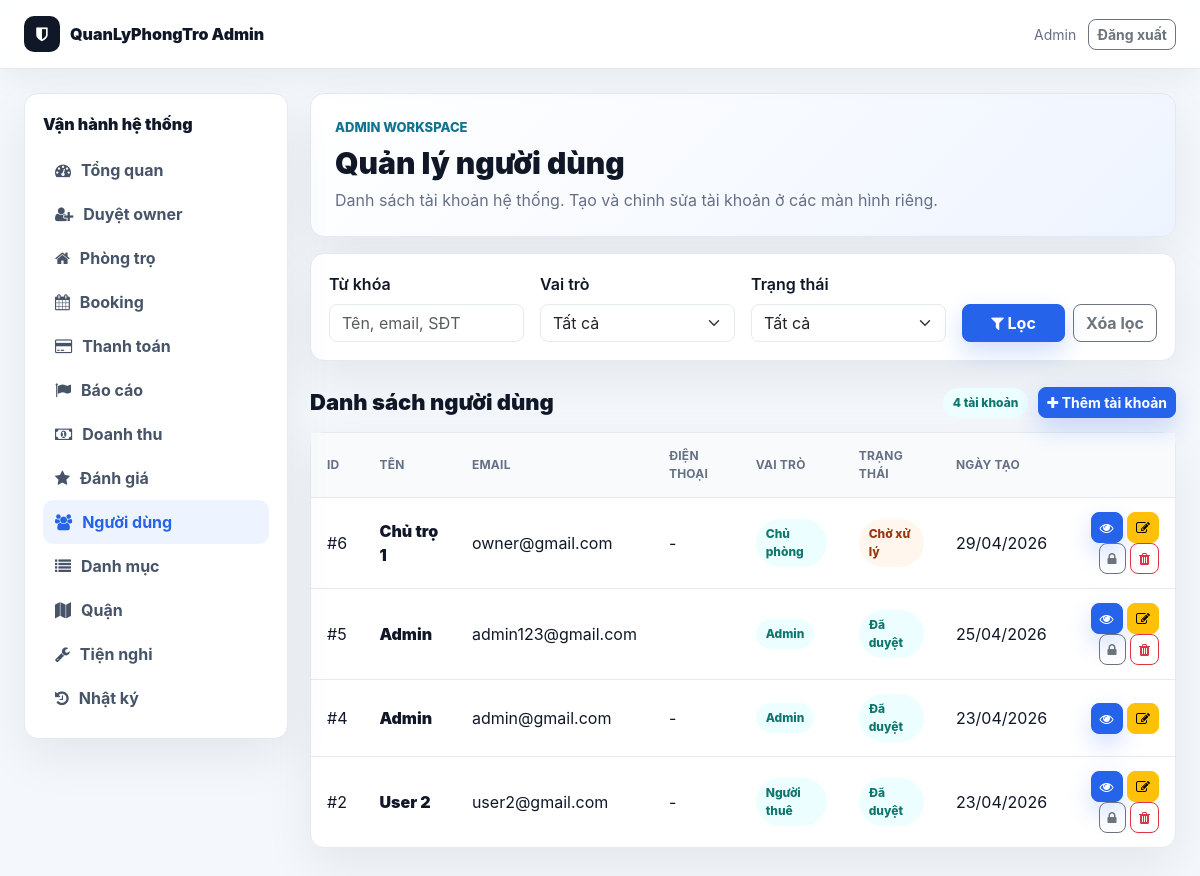
The page /public/admin/users.php (signed in) on the database as committed earlier.
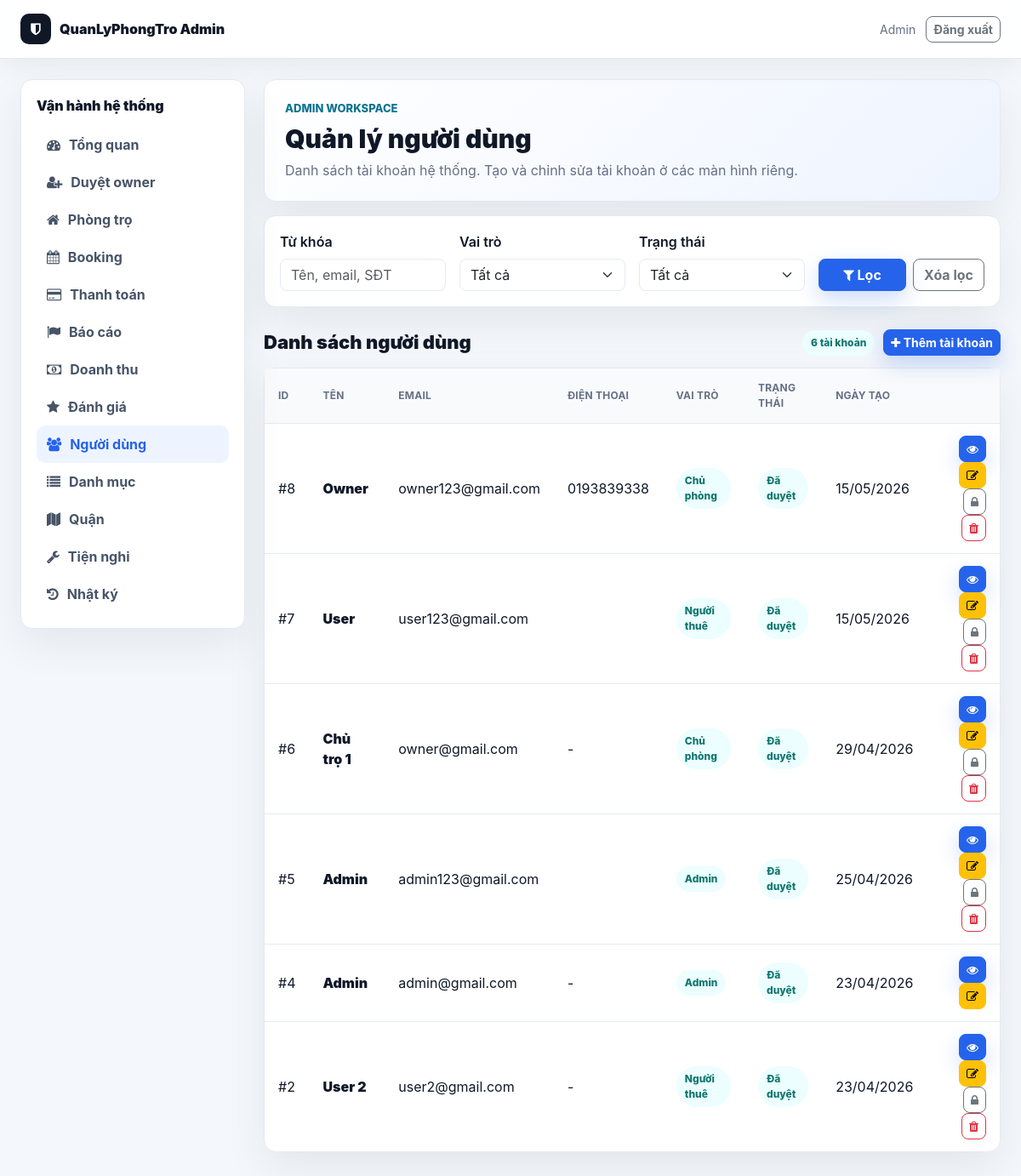
The same page on the database as committed later.
### tables this page shows
CREATE TABLE `users` (
  `id` int(11) NOT NULL,
  `name` varchar(100) DEFAULT NULL,
  `email` varchar(150) DEFAULT NULL,
  `password` varchar(255) DEFAULT NULL,
  `reset_token` varchar(64) DEFAULT NULL,
  `reset_expires` datetime DEFAULT NULL,
  `force_password_change` tinyint(1) NOT NULL DEFAULT 0,
  `phone` varchar(20) DEFAULT NULL,
  `avatar` varchar(255) DEFAULT NULL,
  `role` enum('user','owner','admin') DEFAULT 'user',
  `created_at` timestamp NOT NULL DEFAULT current_timestamp(),
  `status` varchar(20) DEFAULT 'pending',
  `approved_by` int(11) DEFAULT NULL,
  `approved_at` datetime DEFAULT NULL,
  `rejection_reason` text DEFAULT NULL,
  `address` text DEFAULT NULL,
  `idcard_number` varchar(50) DEFAULT NULL,
  `trust_score` int(11) NOT NULL DEFAULT 0,
  `admin_note` text DEFAULT NULL,
  `verified_at` datetime DEFAULT NULL
);

### app/controller/UserController.php (called while the page is built, shortened)
<?php
class UserController
{
    private $db;
    public function __construct($db, $activityLog = null)
    {
        $this->db = $db;
    }
    public function listUsers(): array
    {
        $page = max(1, (int)($_GET['page'] ?? 1));
        $role = $_GET['role'] ?? '';
        $status = $_GET['status'] ?? '';
        $search = trim((string)($_GET['search'] ?? ''));
        $limit = ITEMS_PER_PAGE;
        $offset = ($page - 1) * $limit;
        $whereParts = ['1=1'];
        $where = implode(' AND ', $whereParts);
        $total = (int)($this->db->getRow("SELECT COUNT(*) AS total FROM users WHERE {$where}")['total'] ?? 0);
        $totalPages = max(1, (int)ceil($total / $limit));
        $users = $this->db->getRows("SELECT * FROM users WHERE {$where} ORDER BY created_at DESC, id DESC LIMIT {$offset}, {$limit}");
        return [
            'users' => $users,
            'total' => $total,
            'page' => $page,
            'total_pages' => $totalPages,
            'role' => $role,
            'status' => $status,
            'search' => $search,
        ];
    }
}

### core/Database.php (called while the page is built, shortened)
<?php
class Database {
    private $conn;
    public function __construct($connection) {
        $this->conn = $connection;
    }
    public function getRow($sql) {
        $result = $this->conn->query($sql);
        if ($result && $result->num_rows > 0) {
            return $result->fetch_assoc();
        }
        return false;
    }
    public function getRows($sql) {
        $result = $this->conn->query($sql);
        if ($result && $result->num_rows > 0) {
            $rows = [];
            while ($row = $result->fetch_assoc()) {
                $rows[] = $row;
            }
            return $rows;
        }
        return [];
    }
}
?>

### public/admin/users.php (the view, shortened to what the rows shown need)
<?php
require_once __DIR__ . '/../admin_init.php';
require_once __DIR__ . '/layout.php';
$controller = new UserController($db, new ActivityLog($db));
$data = $controller->listUsers();
$adminId = (int)($_SESSION['user_id'] ?? 0);
?>
<div class="wb-section-head">
    <h2>Danh sách người dùng</h2>
</div>
<div class="wb-table-card">
    <?php if (!empty($data['users'])): ?>
        <table class="wb-table">
            <thead>
                <tr>
                    <th>ID</th>
                    <th>Tên</th>
                    <th>Email</th>
                    <th>Điện thoại</th>
                    <th>Vai trò</th>
                    <th>Trạng thái</th>
                    <th>Ngày tạo</th>
                    <th></th>
                </tr>
            </thead>
            <tbody>
                <?php foreach ($data['users'] as $user): ?>
                    <?php $status = (string)($user['status'] ?? 'pending'); ?>
                    <tr>
                        <td>#<?php echo (int)$user['id']; ?></td>
                        <td class="wb-title"><?php echo admin_e($user['name'] ?? 'N/A'); ?></td>
                        <td><?php echo admin_e($user['email'] ?? 'N/A'); ?></td>
                        <td><?php echo admin_e($user['phone'] ?? '-'); ?></td>
                        <td><span class="wb-pill"><?php echo admin_status_label((string)($user['role'] ?? 'user')); ?></span></td>
                        <td><span class="wb-pill <?php echo admin_pill_class($status); ?>"><?php echo admin_status_label($status); ?></span></td>
                        <td><?php echo !empty($user['created_at']) ? date('d/m/Y', strtotime((string)$user['created_at'])) : ''; ?></td>
                        <td class="text-end">
                            <a href="<?php echo ADMIN_URL . 'user_detail.php?id=' . (int)$user['id']; ?>" class="btn btn-sm btn-primary"><i class="fa fa-eye"></i></a>
                            <a href="<?php echo ADMIN_URL . 'user_edit.php?id=' . (int)$user['id']; ?>" class="btn btn-sm btn-warning"><i class="fa fa-edit"></i></a>
                            <?php if ((int)$user['id'] !== $adminId): ?>
                                <?php if ($status === 'blocked'): ?>
                                    <form method="POST" class="d-inline">
                                        <?php echo Csrf::field('admin_user_action'); ?>
                                        <input type="hidden" name="action" value="status">
                                        <input type="hidden" name="status" value="approved">
                                        <input type="hidden" name="id" value="<?php echo (int)$user['id']; ?>">
                                        <button type="submit" class="btn btn-sm btn-success"><i class="fa fa-unlock"></i></button>
                                    </form>
                                <?php else: ?>
                                    <form method="POST" class="d-inline" onsubmit="return confirm('Khóa tài khoản này?');">
                                        <button type="submit" class="btn btn-sm btn-outline-secondary"><i class="fa fa-lock"></i></button>
                                    </form>
                                <?php endif; ?>
                                <form method="POST" class="d-inline" onsubmit="return confirm('Xóa tài khoản này?');">
                                    <button type="submit" class="btn btn-sm btn-outline-danger"><i class="fa fa-trash"></i></button>
                                </form>
                            <?php endif; ?>
                        </td>
                    </tr>
                <?php endforeach; ?>
            </tbody>
        </table>
    <?php else: ?>
        <div class="wb-empty">Không có tài khoản phù hợp bộ lọc.</div>
    <?php endif; ?>
</div>

Rows that differ between the two databases and show on the page:
added users: id "8", name "Owner", email "owner123@gmail.com", phone "0193839338", role "Chủ phòng", status "Đã duyệt", created_at "15/05/2026"
added users: id "7", name "User", email "user123@gmail.com", role "Người thuê", status "Đã duyệt", created_at "15/05/2026"
changed users "Chủ trọ 1": status "Chờ xử lý" → "Đã duyệt"
Other text that changed with them:
$data['total']: "4" → "6"
